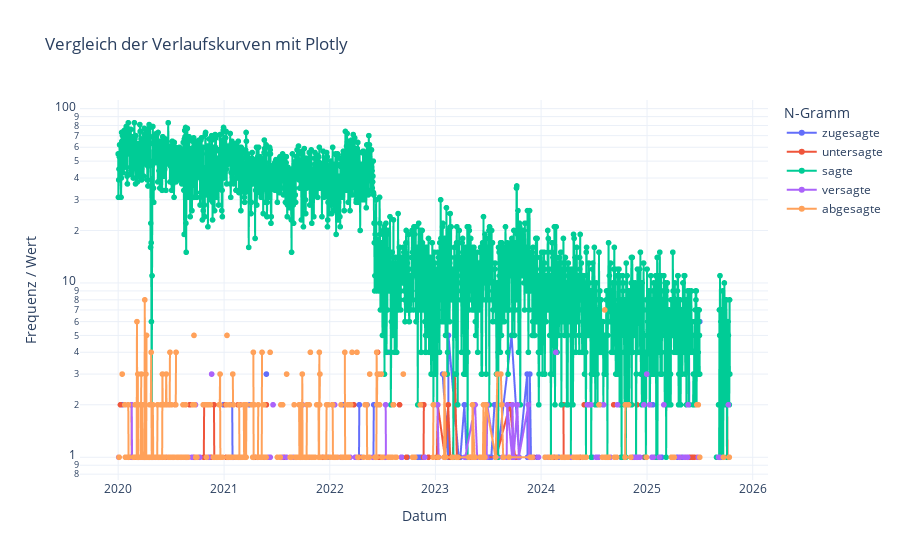

Notebook code for this chart:
### Markdown cell above
#### N=1 - Wortform = '\*sagte' mit Fokus 2023

Suche zuerst in 2023 nach allen Wortformen, die auf "sagte" enden. Nehme die TOP5 häufigsten N-Gramme und erzeuge eine Verlaufsgrafik.

### Code cell
# Suche
data = searchN1(2023, LayerName.Wortform, "*sagte")

# Filtere DataFrame nach top 10 N-Gramme
top = data.groupby("N-Gramm")["Frequenz"].sum().nlargest(5).index
data = data[data["N-Gramm"].isin(top)]

# Plot mit Seaborn
fig = px.line(data, x="Datum", y="Frequenz", color="N-Gramm", markers=True, title="Vergleich der Verlaufskurven mit Plotly")
fig.update_layout(
  xaxis_title="Datum",
  yaxis_title="Frequenz / Wert",
  yaxis_type="log",
  template="plotly_white"
)
fig.show()

### Figure 1 — Plotly figure (JSON) as saved in the notebook; plotly's stock layout.template omitted (floating-point values rounded to 4 significant figures; data arrays with more than 128 entries replaced by an {"elided": "..."} marker saying what was removed)
{"data": [{"hovertemplate": "N-Gramm=zugesagte<br>Datum=%{x}<br>Frequenz=%{y}<extra></extra>", "legendgroup": "zugesagte", "line": {"color": "#636efa", "dash": "solid"}, "marker": {"symbol": "circle"}, "mode": "lines+markers", "name": "zugesagte", "showlegend": true, "type": "scattergl", "x": {"elided": "1730 str values"}, "xaxis": "x", "y": {"elided": "1730 int values"}, "yaxis": "y"}, {"hovertemplate": "N-Gramm=untersagte<br>Datum=%{x}<br>Frequenz=%{y}<extra></extra>", "legendgroup": "untersagte", "line": {"color": "#EF553B", "dash": "solid"}, "marker": {"symbol": "circle"}, "mode": "lines+markers", "name": "untersagte", "showlegend": true, "type": "scattergl", "x": {"elided": "1728 str values"}, "xaxis": "x", "y": {"elided": "1728 int values"}, "yaxis": "y"}, {"hovertemplate": "N-Gramm=sagte<br>Datum=%{x}<br>Frequenz=%{y}<extra></extra>", "legendgroup": "sagte", "line": {"color": "#00cc96", "dash": "solid"}, "marker": {"symbol": "circle"}, "mode": "lines+markers", "name": "sagte", "showlegend": true, "type": "scattergl", "x": {"elided": "2072 str values"}, "xaxis": "x", "y": {"elided": "2072 int values"}, "yaxis": "y"}, {"hovertemplate": "N-Gramm=versagte<br>Datum=%{x}<br>Frequenz=%{y}<extra></extra>", "legendgroup": "versagte", "line": {"color": "#ab63fa", "dash": "solid"}, "marker": {"symbol": "circle"}, "mode": "lines+markers", "name": "versagte", "showlegend": true, "type": "scattergl", "x": {"elided": "1730 str values"}, "xaxis": "x", "y": {"elided": "1730 int values"}, "yaxis": "y"}, {"hovertemplate": "N-Gramm=abgesagte<br>Datum=%{x}<br>Frequenz=%{y}<extra></extra>", "legendgroup": "abgesagte", "line": {"color": "#FFA15A", "dash": "solid"}, "marker": {"symbol": "circle"}, "mode": "lines+markers", "name": "abgesagte", "showlegend": true, "type": "scattergl", "x": {"elided": "1734 str values"}, "xaxis": "x", "y": {"elided": "1734 int values"}, "yaxis": "y"}], "layout": {"legend": {"title": {"text": "N-Gramm"}, "tracegroupgap": 0}, "title": {"text": "Vergleich der Verlaufskurven mit Plotly"}, "xaxis": {"anchor": "y", "domain": [0, 1], "title": {"text": "Datum"}}, "yaxis": {"anchor": "x", "domain": [0, 1], "title": {"text": "Frequenz / Wert"}, "type": "log"}}}
